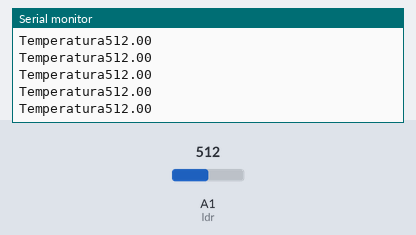
Recording of a sketch running on a simulated Arduino Uno, built with avr-gcc and run on an emulated ATmega328P. Shown: the last lines printed to the serial monitor. The inputs (shaded band) are chosen by the test bench; at power-on: A1 (ldr) = 512.

Above: at 1.2 s.
1.3 s: A1 (ldr) set to 987
At 2.2 s:
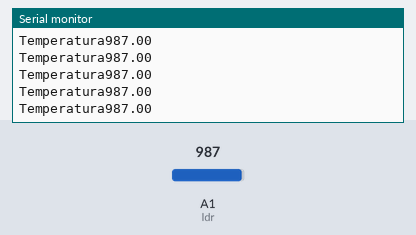
2.8 s: A1 (ldr) set to 1013
At 3.8 s:
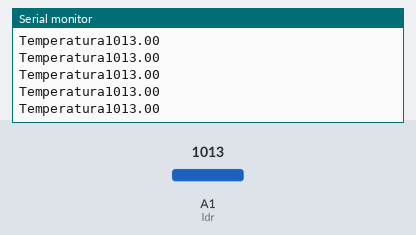
8.8 s: A1 (ldr) set to 91
At 9.4 s:
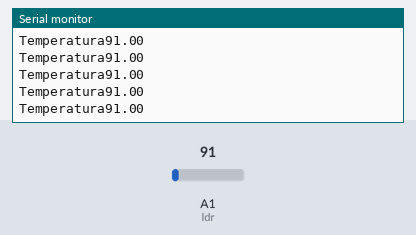
10.3 s: A1 (ldr) set to 107
At 11.3 s:
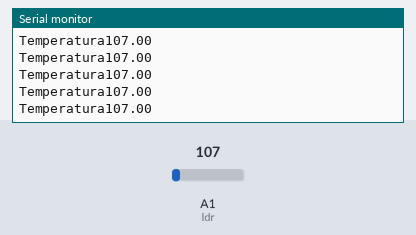
Timing chart, 0 to 13.3 s (numbered marks = the images above; inputs shaded):
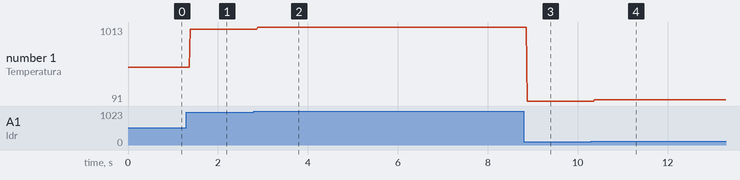

The sketch:

UNI2_Prog_8_sensor_LM35.ino
```cpp
int ldr = A1;
void setup() {
  // put your setup code here, to run once:

Serial.begin (9600);
}

//int valor;
float valor;
void loop() {
  // put your main code here, to run repeatedly:

valor = analogRead(ldr);
Serial.println ("Temperatura" + String(valor));


}
```

Measured:
- after the input at 1.3 s, the serial monitor: prints a new line after 0.08 s (image 1)
- after the input at 2.8 s, the serial monitor: prints a new line after 0.09 s (image 2)
- after the input at 8.8 s, the serial monitor: prints a new line after 0.08 s (image 3)
- after the input at 10.3 s, the serial monitor: prints a new line after 0.07 s (image 4)
- plotted number 1: 512 → 987 after the input at 1.3 s, 987 → 1013 after the input at 2.8 s, 1013 → 91 after the input at 8.8 s, 91 → 107 after the input at 10.3 s
